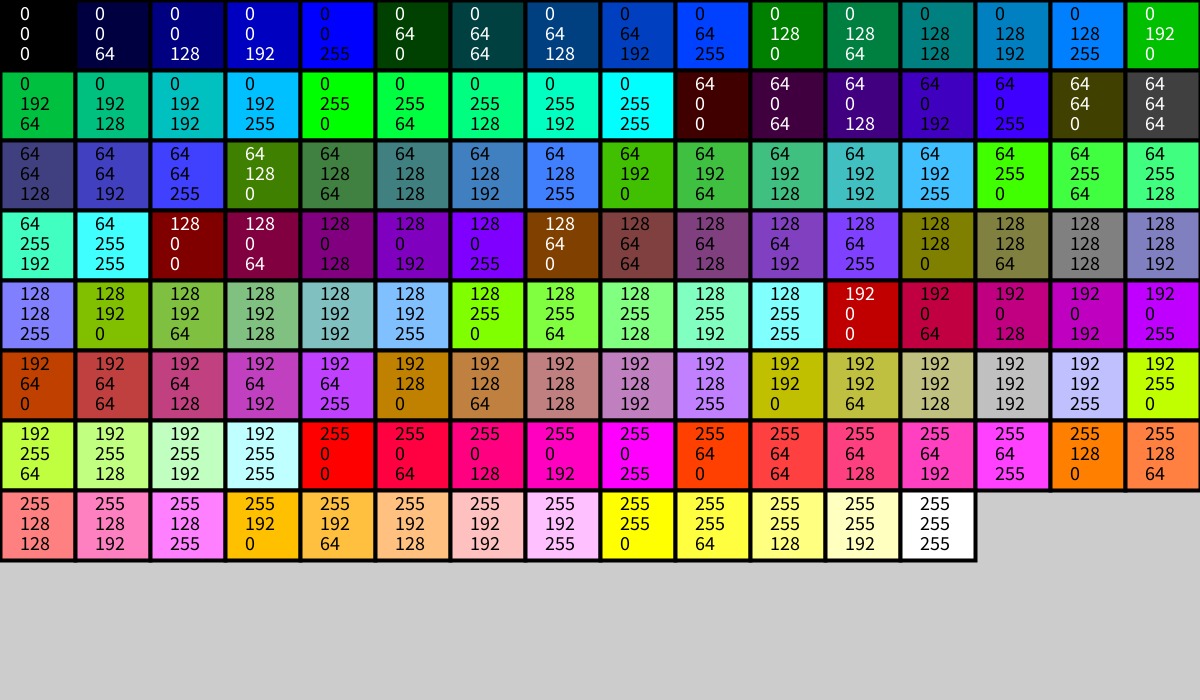
Frame 1 (no input)
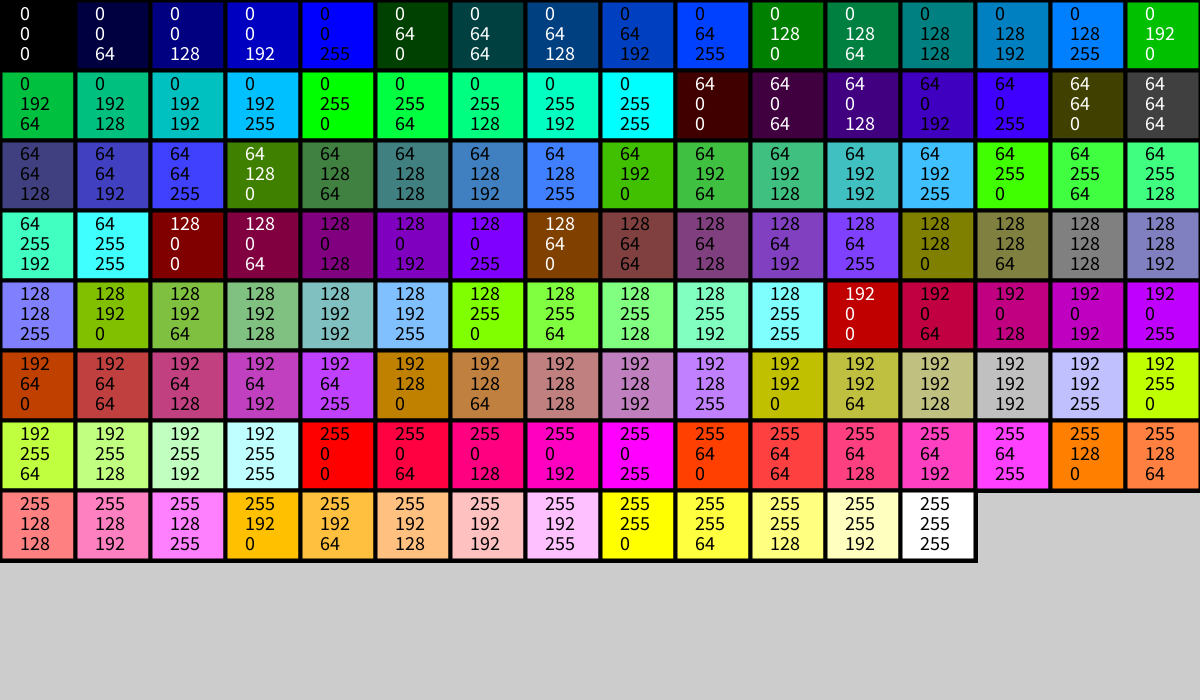
Frame 60 (the mouse pressed at the canvas centre just before this capture)
Frame 120 (the mouse held since frame 60 and released just before this capture): identical to frame 60, image omitted

The Processing sketch that drew these frames (run headless with seeded random() and noise(); from frame 60 on, the mouse is pressed at the canvas centre):

// Processing sketch: ColorChart3
// ── ColorChart3.pde
void setup() {
  size(1200,700); 
  strokeWeight(4);
  stroke(0);
  textSize(20);
}

int x,y;
int w, h;
int numCols;

void drawColorBox(int r, int g, int b) {
  fill(r,g,b);
  rect(x, y, w, h);
  if (r+g+b >= 255)
    fill(0);
  else
    fill(255);
  text(r, x+20, y+20);
  text(g, x+20, y+40);
  text(b, x+20, y+60);
  x += w;
  if (x >= width) {
    y += h;
    x = 0;
  }
}

void drawColorBoxes(int numCols, int numRows, int colorChange) {
  w = width / 16; // w is the width of each color box
  h = height / 10; // h is the height of each color box
  x = 0; y = 0;
  for (int r = 0; r <= 256; r += colorChange) {
    if (r == 256)
      r = 255; // special case for last value
    for (int g = 0; g <= 256; g += colorChange) {
      if (g == 256)
        g = 255;
      for (int b = 0; b <= 256; b += colorChange) {
        if (b == 256)
          b = 255;
        drawColorBox(r,g,b);
      }
    }
  }
}
  
void draw() {
  drawColorBoxes(8, 7, 64);
}
